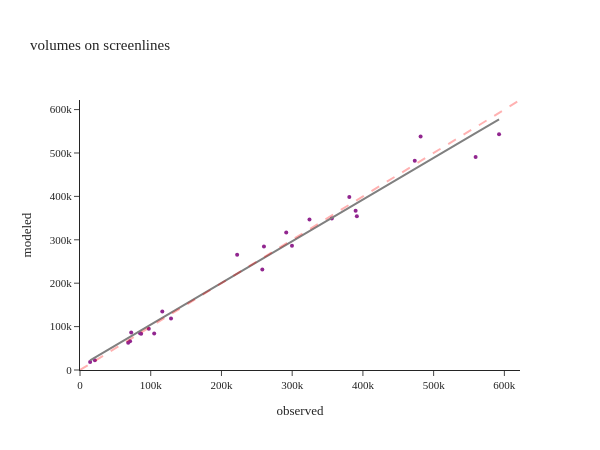

Notebook code for this chart:
### Code cell
#| layout: [[65,35]]

plot_observed_scatter(df[df['name']!="TOTAL"], 'observed', 'modeled', 'volumes on screenlines')

### Figure 1 — Plotly figure (JSON) as saved in the notebook; plotly's stock layout.template omitted (floating-point values rounded to 4 significant figures)
{"data": [{"hovertemplate": "observed=%{x}<br>modeled=%{y}<extra></extra>", "legendgroup": "", "marker": {"color": "#91268F", "size": 4, "symbol": "circle"}, "mode": "markers", "name": "", "orientation": "v", "showlegend": false, "type": "scatter", "x": [592500.0, 559300.0, 481600.0, 473300.0, 391400.0, 389700.0, 380800.0, 356100.0, 324500.0, 299700.0, 291600.0, 260100.0, 257800.0, 222200.0, 128700.0, 116400.0, 104900.0, 97300.0, 86460.0, 84880.0, 72400.0, 70810.0, 68130.0, 21000.0, 14300.0], "xaxis": "x", "y": [543000.0, 490900.0, 537800.0, 482300.0, 354400.0, 366800.0, 398500.0, 349100.0, 346800.0, 286400.0, 317000.0, 284500.0, 231800.0, 265500.0, 118500.0, 134600.0, 84340.0, 94770.0, 83530.0, 84620.0, 86530.0, 66520.0, 62610.0, 22190.0, 18530.0], "yaxis": "y"}, {"hovertemplate": "<b>OLS trendline</b><br>modeled = 0.960976 * observed + 8224.35<br>R<sup>2</sup>=0.975273<br><br>observed=%{x}<br>modeled=%{y} <b>(trend)</b><extra></extra>", "legendgroup": "", "line": {"color": "grey", "width": 2}, "marker": {"color": "#91268F", "size": 4, "symbol": "circle"}, "mode": "lines", "name": "", "showlegend": false, "type": "scatter", "x": [14300.0, 21000.0, 68130.0, 70810.0, 72400.0, 84880.0, 86460.0, 97300.0, 104900.0, 116400.0, 128700.0, 222200.0, 257800.0, 260100.0, 291600.0, 299700.0, 324500.0, 356100.0, 380800.0, 389700.0, 391400.0, 473300.0, 481600.0, 559300.0, 592500.0], "xaxis": "x", "y": [21970.0, 28400.0, 73690.0, 76270.0, 77800.0, 89790.0, 91310.0, 101700.0, 109000.0, 120000.0, 131900.0, 221700.0, 255900.0, 258200.0, 288400.0, 296200.0, 320000.0, 350400.0, 374100.0, 382700.0, 384400.0, 463100.0, 471000.0, 545700.0, 577600.0], "yaxis": "y"}], "layout": {"height": 450, "legend": {"tracegroupgap": 0}, "shapes": [{"line": {"color": "Red", "dash": "dash", "width": 2}, "type": "line", "x0": 0, "x1": 622100.0, "y0": 0, "y1": 622100.0}], "title": {"text": "volumes on screenlines"}, "width": 600, "xaxis": {"anchor": "y", "domain": [0.0, 1.0], "range": [0, 622100.0], "title": {"text": "observed"}}, "yaxis": {"anchor": "x", "domain": [0.0, 1.0], "range": [0, 622100.0], "title": {"text": "modeled"}}}}
